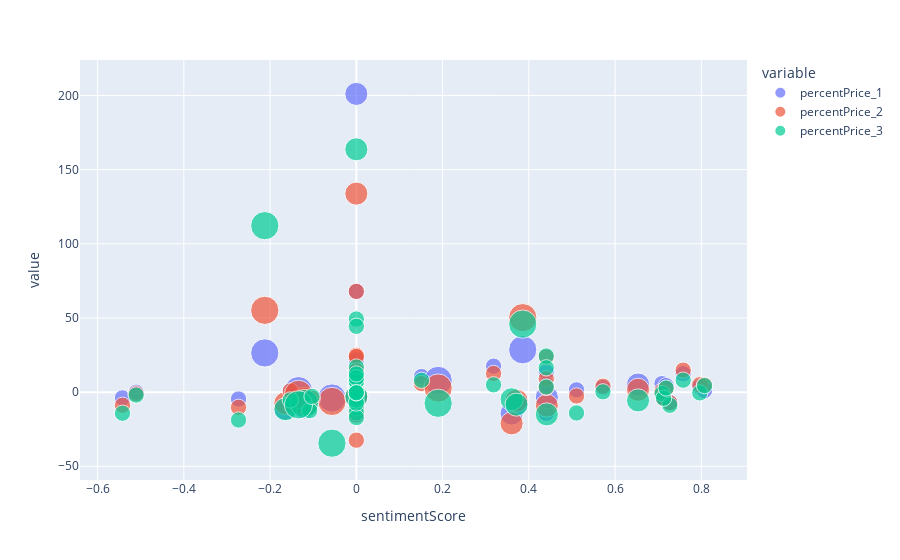

Notebook cell for this chart:
### Code cell
fig = px.scatter(model_doge_df_average, x="sentimentScore", y=["percentPrice_1","percentPrice_2","percentPrice_3"], size = 'tweetID')

fig.show()

### Figure 1 — Plotly figure (JSON) as saved in the notebook; plotly's stock layout.template omitted (floating-point values rounded to 4 significant figures)
{"data": [{"hovertemplate": "variable=percentPrice_1<br>sentimentScore=%{x}<br>value=%{y}<br>tweetID=%{marker.size}<extra></extra>", "legendgroup": "percentPrice_1", "marker": {"color": "#636efa", "size": [3, 1, 1, 1, 1, 3, 1, 2, 1, 1, 1, 2, 1, 1, 1, 1, 1, 1, 3, 1, 1, 1, 2, 1, 1, 1, 1, 3, 3, 1, 2, 1, 2, 1, 1, 1, 1, 1, 1, 1, 2, 1, 1, 1, 3, 1, 1, 1, 1, 1, 1, 1, 1, 2, 1, 1], "sizemode": "area", "sizeref": 0.0075, "symbol": "circle"}, "mode": "markers", "name": "percentPrice_1", "orientation": "v", "showlegend": true, "type": "scatter", "x": [0.3859, 0, 0.1511, 0, 0, -0.2123, 0, -0.1646, 0, -0.5423, -0.2732, 0.36, 0.5106, 0, 0, -0.5106, 0, 0, -0.1204, 0, 0, 0, 0, 0, 0, 0.4404, 0.7964, -0.05657, 0.1897, 0.7579, 0.4417, -0.1082, 0, -0.1531, 0.5719, 0, 0.7088, 0, 0.7269, 0, 0.6532, 0.3182, 0, 0.7124, -0.1342, 0, 0, 0, 0.7184, 0.8074, -0.1027, 0, 0, 0.3715, 0.4404, 0.4404], "xaxis": "x", "y": [28.57, 14.55, 10.49, 0.797, 21.9, 26.44, 67.85, -11.06, -0.5623, -3.878, -4.63, -14.42, 1.525, -15.34, 4.599, -0.01383, -0.4258, 5.066, -8.56, 0.9897, 2.75, 7.468, 201.1, 12.12, -13.13, -14.35, 3.589, -3.953, 7.883, 12.41, -3.405, -3.857, -3.521, 0.7614, 3.046, -5.155, 5.737, -8.08, -6.852, 3.854, 5.154, 17.49, 1.261, -3.603, 0.9783, 14.93, 7.741, 7.591, 4.348, 1.054, -6.687, -1.988, 4.584, -7.756, 13.52, 5.161], "yaxis": "y"}, {"hovertemplate": "variable=percentPrice_2<br>sentimentScore=%{x}<br>value=%{y}<br>tweetID=%{marker.size}<extra></extra>", "legendgroup": "percentPrice_2", "marker": {"color": "#EF553B", "size": [3, 1, 1, 1, 1, 3, 1, 2, 1, 1, 1, 2, 1, 1, 1, 1, 1, 1, 3, 1, 1, 1, 2, 1, 1, 1, 1, 3, 3, 1, 2, 1, 2, 1, 1, 1, 1, 1, 1, 1, 2, 1, 1, 1, 3, 1, 1, 1, 1, 1, 1, 1, 1, 2, 1, 1], "sizemode": "area", "sizeref": 0.0075, "symbol": "circle"}, "mode": "markers", "name": "percentPrice_2", "orientation": "v", "showlegend": true, "type": "scatter", "x": [0.3859, 0, 0.1511, 0, 0, -0.2123, 0, -0.1646, 0, -0.5423, -0.2732, 0.36, 0.5106, 0, 0, -0.5106, 0, 0, -0.1204, 0, 0, 0, 0, 0, 0, 0.4404, 0.7964, -0.05657, 0.1897, 0.7579, 0.4417, -0.1082, 0, -0.1531, 0.5719, 0, 0.7088, 0, 0.7269, 0, 0.6532, 0.3182, 0, 0.7124, -0.1342, 0, 0, 0, 0.7184, 0.8074, -0.1027, 0, 0, 0.3715, 0.4404, 0.4404], "xaxis": "x", "y": [50.22, 11.98, 5.815, 0.8663, 14.8, 55.16, 67.95, -7.471, -0.001427, -8.843, -10.25, -21.05, -2.564, 1.027, 5.286, -1.089, -1.299, 24.87, -6.127, 0.5167, -0.2597, 4.001, 133.9, 24.02, -32.4, 8.981, 5.0, -6.271, 2.776, 14.81, -9.072, -10.13, -3.07, 0.7908, 3.978, -11.13, 0.7027, -15.41, -7.213, 14.3, 1.589, 12.56, 1.78, -4.268, -1.525, 10.08, 10.07, 2.984, 2.503, 4.749, -4.315, -1.381, 5.666, -5.803, 23.69, 3.13], "yaxis": "y"}, {"hovertemplate": "variable=percentPrice_3<br>sentimentScore=%{x}<br>value=%{y}<br>tweetID=%{marker.size}<extra></extra>", "legendgroup": "percentPrice_3", "marker": {"color": "#00cc96", "size": [3, 1, 1, 1, 1, 3, 1, 2, 1, 1, 1, 2, 1, 1, 1, 1, 1, 1, 3, 1, 1, 1, 2, 1, 1, 1, 1, 3, 3, 1, 2, 1, 2, 1, 1, 1, 1, 1, 1, 1, 2, 1, 1, 1, 3, 1, 1, 1, 1, 1, 1, 1, 1, 2, 1, 1], "sizemode": "area", "sizeref": 0.0075, "symbol": "circle"}, "mode": "markers", "name": "percentPrice_3", "orientation": "v", "showlegend": true, "type": "scatter", "x": [0.3859, 0, 0.1511, 0, 0, -0.2123, 0, -0.1646, 0, -0.5423, -0.2732, 0.36, 0.5106, 0, 0, -0.5106, 0, 0, -0.1204, 0, 0, 0, 0, 0, 0, 0.4404, 0.7964, -0.05657, 0.1897, 0.7579, 0.4417, -0.1082, 0, -0.1531, 0.5719, 0, 0.7088, 0, 0.7269, 0, 0.6532, 0.3182, 0, 0.7124, -0.1342, 0, 0, 0, 0.7184, 0.8074, -0.1027, 0, 0, 0.3715, 0.4404, 0.4404], "xaxis": "x", "y": [45.88, 11.22, 7.971, 3.396, -4.049, 112.2, 49.29, -11.56, -5.166, -14.21, -18.78, -4.791, -14.05, -10.38, 4.154, -1.957, 1.436, 16.91, -7.655, 2.172, -4.219, 6.983, 163.7, 44.38, -13.98, 24.37, -0.5061, -34.42, -7.52, 8.074, -15.01, -12.47, -3.042, -5.289, 0.2172, -17.16, -0.8959, -7.386, -8.848, 9.207, -5.579, 4.932, 0.3958, -4.109, -8.553, 7.264, 9.702, -0.522, 2.8, 4.385, -2.926, -0.3603, 12.29, -8.454, 16.41, 3.51], "yaxis": "y"}], "layout": {"legend": {"itemsizing": "constant", "title": {"text": "variable"}, "tracegroupgap": 0}, "margin": {"t": 60}, "xaxis": {"anchor": "y", "domain": [0, 1], "title": {"text": "sentimentScore"}}, "yaxis": {"anchor": "x", "domain": [0, 1], "title": {"text": "value"}}}}
